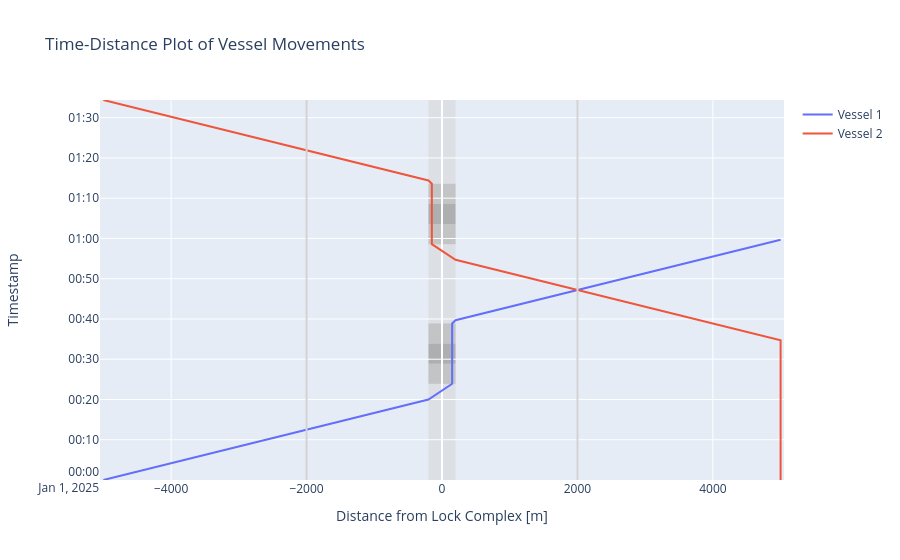

Here is the notebook cell this chart was saved with:
### Code cell
# We can plot the time-distance diagram
lock.create_time_distance_plot_plotly(
    vessels = [vessel_1,vessel_2], 
    xlimmin = -5050, 
    xlimmax = 5050
)

### Figure 1 — Plotly figure (JSON) as saved in the notebook; plotly's stock layout.template omitted (floating-point values rounded to 4 significant figures)
{"data": [{"mode": "lines", "name": "Vessel 1", "type": "scatter", "x": [-5000, -5000, -200, -200, 150.0, 150.0, 150.0, 150.0, 200, 200, 5000, 5000], "y": ["2025-01-01T00:00:00", "2025-01-01T00:00:00", "2025-01-01T00:20:00", "2025-01-01T00:20:00", "2025-01-01T00:23:53.333333", "2025-01-01T00:28:53.333333", "2025-01-01T00:33:53.333333", "2025-01-01T00:38:53.333333", "2025-01-01T00:39:41.929446", "2025-01-01T00:39:41.929446", "2025-01-01T00:59:41.929446", "2025-01-01T00:59:41.929446"]}, {"mode": "lines", "name": "Vessel 2", "type": "scatter", "x": [5000, 5000, 200, 200, -150.0, -150.0, -150.0, -150.0, -200, -200, -5000, -5000], "y": ["2025-01-01T00:00:00", "2025-01-01T00:34:41.929445", "2025-01-01T00:54:41.929445", "2025-01-01T00:54:41.929445", "2025-01-01T00:58:35.262778", "2025-01-01T01:03:35.262778", "2025-01-01T01:08:35.262778", "2025-01-01T01:13:35.262779", "2025-01-01T01:14:23.858891", "2025-01-01T01:14:23.858891", "2025-01-01T01:34:23.858891", "2025-01-01T01:34:23.858891"]}], "layout": {"shapes": [{"fillcolor": "lightgrey", "layer": "below", "line": {"width": 0}, "name": "Lock Geometry", "opacity": 0.5, "type": "rect", "x0": -200, "x1": 200, "y0": "2025-01-01T00:00:00", "y1": "2025-01-01T01:34:23.858891"}, {"fillcolor": "darkgrey", "layer": "below", "line": {"width": 0}, "name": "Lock doors closing", "opacity": 0.5, "type": "rect", "x0": -200, "x1": 200, "y0": "2025-01-01T00:23:53.333333", "y1": "2025-01-01T00:28:53.333333"}, {"fillcolor": "grey", "layer": "below", "line": {"width": 0}, "name": "Lock chamber converting", "opacity": 0.5, "type": "rect", "x0": -200, "x1": 200, "y0": "2025-01-01T00:28:53.333333", "y1": "2025-01-01T00:33:53.333333"}, {"fillcolor": "darkgrey", "layer": "below", "line": {"width": 0}, "name": "Lock doors opening", "opacity": 0.5, "type": "rect", "x0": -200, "x1": 200, "y0": "2025-01-01T00:33:53.333333", "y1": "2025-01-01T00:38:53.333333"}, {"fillcolor": "darkgrey", "layer": "below", "line": {"width": 0}, "name": "Lock doors closing", "opacity": 0.5, "type": "rect", "x0": -200, "x1": 200, "y0": "2025-01-01T00:58:35.262778", "y1": "2025-01-01T01:03:35.262778"}, {"fillcolor": "grey", "layer": "below", "line": {"width": 0}, "name": "Lock chamber converting", "opacity": 0.5, "type": "rect", "x0": -200, "x1": 200, "y0": "2025-01-01T01:03:35.262778", "y1": "2025-01-01T01:08:35.262778"}, {"fillcolor": "darkgrey", "layer": "below", "line": {"width": 0}, "name": "Lock doors opening", "opacity": 0.5, "type": "rect", "x0": -200, "x1": 200, "y0": "2025-01-01T01:08:35.262778", "y1": "2025-01-01T01:13:35.262778"}, {"line": {"color": "lightgrey"}, "type": "line", "x0": -2000, "x1": -2000, "xref": "x", "y0": 0, "y1": 1, "yref": "y domain"}, {"line": {"color": "lightgrey"}, "type": "line", "x0": 2000, "x1": 2000, "xref": "x", "y0": 0, "y1": 1, "yref": "y domain"}], "showlegend": true, "title": {"text": "Time-Distance Plot of Vessel Movements"}, "xaxis": {"range": [-5050, 5050], "title": {"text": "Distance from Lock Complex [m]"}}, "yaxis": {"range": ["2025-01-01T00:00:00", "2025-01-01T01:34:23.858891"], "title": {"text": "Timestamp"}}}}
